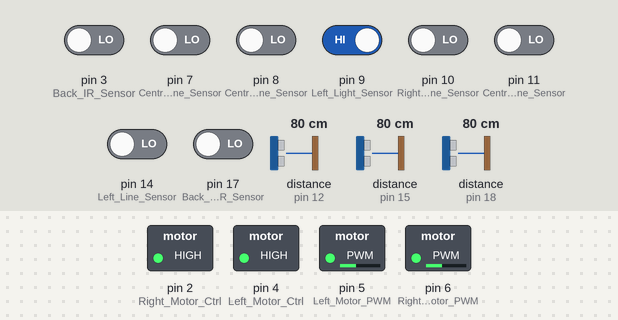
A sketch run on a simulated Arduino Uno, built with avr-gcc and run on an emulated ATmega328P. Parts: switched loads named in the sketch (green lamp = pin HIGH). The test bench sets the inputs (shaded band); at power-on: pin 9 (Left_Light_Sensor) HIGH, pin 3 (Back_IR_Sensor), pin 7 (Central_Line_Sensor), pin 8 (Central_Right_Line_Sensor), pin 10 (Right_Line_Sensor), pin 11 (Central_Left_Line_Sensor), pin 14 (Left_Line_Sensor), pin 17 (Back_Right_IR_Sensor) LOW, distance to the obstacle (sensors on pin 15, pin 12, pin 18) 80 cm. Random numbers use the default seed unless the sketch sets one.

Above: at 1.28 s.
1.3 s: distance to the obstacle (sensor on pin 15) set to 22 cm
5.2 s: distance to the obstacle (sensor on pin 15) set to 19 cm
At 9.0 s:
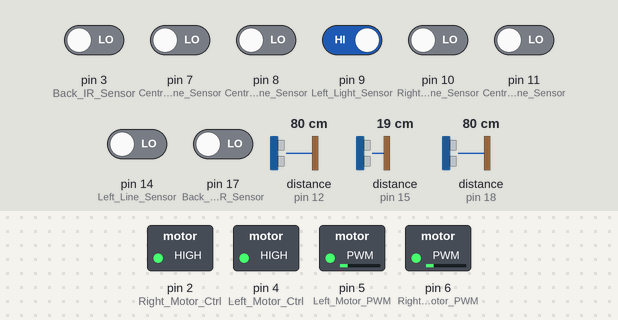
9.1 s: pin 7 (Central_Line_Sensor) driven HIGH
At 11.69 s:
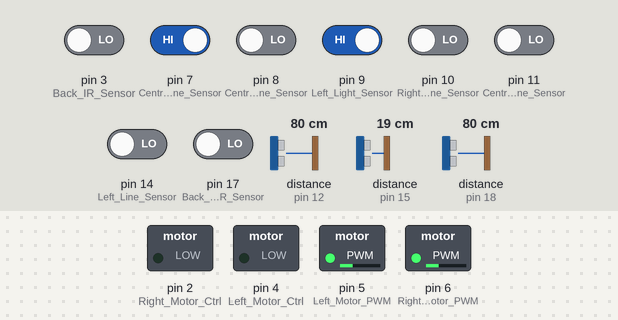
13.0 s: pin 9 (Left_Light_Sensor) driven LOW
14.5 s: pin 10 (Right_Line_Sensor) driven HIGH
At 15.0 s:
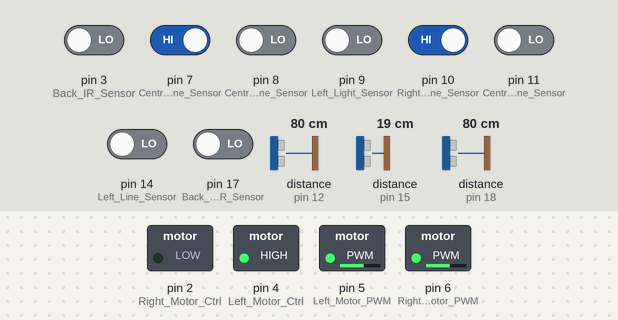
16.0 s: pin 9 (Left_Light_Sensor) driven HIGH
At 18.8 s:
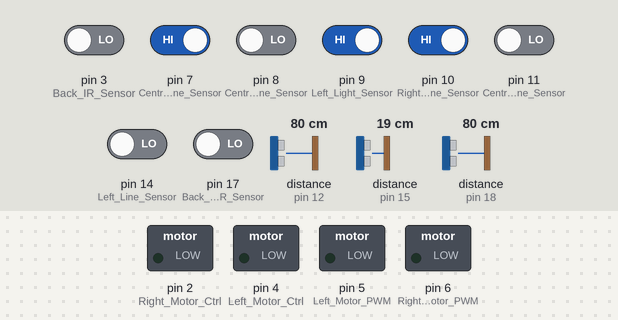
Timing chart, 0 to 20.9 s (numbered marks = the images above; inputs shaded):
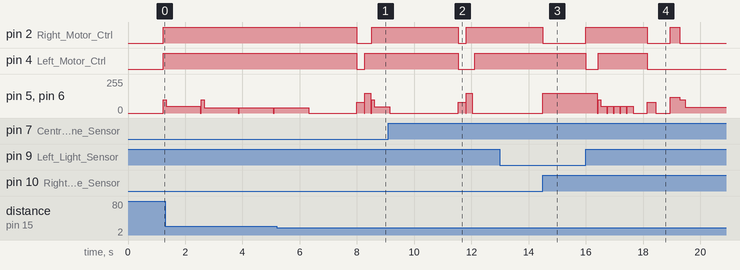

The sketch:

Main.ino
```cpp
/*
Yang Xu 500890631
Ruoling Yu 500976267
Xinyu Ma 500943173
*/

// 350 ms for ~90 degrees with speed 200, new batt
#define Battery_Ratio 1
#define Safety_Distance 40
#define Minimum_Distance 20
#define Default_Speed 50
#define Slow_Speed 40
#define Default_Turning_Speed 150

int Base_Speed = Default_Speed;
long Timer1, Timer2, Timer3;

int Lane = 1; // 0: inner, default; 1: outter; -1: exit line following
int Mode = 0; // 0: line-following, default; 1: follow the light; 2: parking; 3: done parking
int Central, Central_Left, Central_Right, Outer_Left, Outer_Right, Front_Distance, Left_Distance, Right_Distance, Back_Collision, Back_Right_Collision, Left_Light, Right_Light;

// motor control and pwn pins
#define Left_Motor_Ctrl 4
#define Left_Motor_PWM 5
#define Right_Motor_Ctrl 2
#define Right_Motor_PWM 6

// IR sensor
#define Back_IR_Sensor 3
#define Back_Right_IR_Sensor 17 // A3

// line tracking
#define Central_Line_Sensor 7
#define Central_Left_Line_Sensor 11
#define Central_Right_Line_Sensor 8
#define Left_Line_Sensor 14 // A0
#define Right_Line_Sensor 10

// ultrasonic sensor
#include "SR04.h"
#define Central_Ultrasonic_Receive 15 // A1
#define Central_Ultrasonic_Send 16 // A2
#define Left_Ultrasonic_Receive 12
#define Left_Ultrasonic_Send 13
#define Right_Ultrasonic_Receive 18 // A4
#define Right_Ultrasonic_Send 19 // A5
SR04 central_sr04 = SR04(Central_Ultrasonic_Send, Central_Ultrasonic_Receive);
SR04 left_sr04 = SR04(Left_Ultrasonic_Send, Left_Ultrasonic_Receive);
SR04 right_sr04 = SR04(Right_Ultrasonic_Send, Right_Ultrasonic_Receive);


// light sensor
#define Left_Light_Sensor 9

// servo
//#include <Servo.h>
//#define Servo_Pin 9
//Servo servo;


void setup()
{
  // initialize serial communication
  Serial.begin(1200);

  // motors
  pinMode(Left_Motor_Ctrl, OUTPUT);
  pinMode(Left_Motor_PWM, OUTPUT);
  pinMode(Right_Motor_Ctrl, OUTPUT);
  pinMode(Right_Motor_PWM, OUTPUT);

  // IR sensor
  pinMode(Back_IR_Sensor, INPUT);
  pinMode(Back_Right_IR_Sensor, INPUT);

  // line tracking sensor
  pinMode(Central_Left_Line_Sensor, INPUT);
  pinMode(Central_Line_Sensor, INPUT);
  pinMode(Central_Right_Line_Sensor, INPUT);
  pinMode(Left_Line_Sensor, INPUT);
  pinMode(Right_Line_Sensor, INPUT);

  // light sensor
  pinMode(Left_Light_Sensor, INPUT);

  // servo
  //servo_init();

  // Debug
  //set_mode(2);
}


void loop()
{
  if (Mode == 0) lane_following();
  else if (Mode == 1) pre_parking();
  else if (Mode == 2) parking();
  else exit(0);

}

void set_mode(int mode) { Mode = mode; }
```

Line_Tracking.ino
```cpp
void lane_following()
{
    Timer1 = millis();
    Timer2 = millis();
    //Timer3 = millis();
    int stop_count = 0;

    while (Mode == 0)
    {
      // Light detection
      light_detect();
      if (Mode != 0) { stop_movement(); return ; }

      // Obj detection
      if ((millis() - Timer1) >= 1200)
      {
        stop_movement();
        adjust_speed();
        move_front(Base_Speed, false);
        Timer1 = millis();
      }

      // Switch Lane
      if ((millis() - Timer2) >= 800)
      {
        // Switch lane
        if (Base_Speed == 0)
        {
          if (stop_count < 2) stop_count ++;
          else
          {
            switch_lane();
            stop_count = 0;
          }
        }
        else stop_count = 0; // reset stop counter

        Timer2 = millis();
      }

      // Line Following
      line_following();
    }
}

void line_following()
{
  line_update_signal();

  if (Central == 1) { move_front(Base_Speed, false); }
  else if(Central_Left == 1 && Central_Right == 0)
  {
    left_turn(Default_Turning_Speed, 0);
  }
  else if(Central_Left == 0 && Central_Right == 1)
  {
    right_turn(Default_Turning_Speed, 0);
  }
  else if (Outer_Left == 1 && Outer_Right == 0)
  {
    left_turn(Default_Turning_Speed, 0);
  }
  else if (Outer_Left == 0 && Outer_Right == 1)
  {
    right_turn(Default_Turning_Speed, 0);
  }
}

#define switch_lane_ratio 0
void switch_lane()
{
   bool flag = false;

   move_back(80, 250, false);

   while (true)
   {
    if (Lane == 0)
    {
      // use left ultra sonic sensor
      left_ultra_sonic_update_distance();

      if (Left_Distance > Minimum_Distance)
      {
        turn(0, 200 + 50 * switch_lane_ratio, -1);
        left_ultra_sonic_update_distance();
        if (Left_Distance > Minimum_Distance)
        {
          flag = true;
          Lane = 1;
        }
      }
    }
    else
    {
      // use right ultra sonic sensor
      right_ultra_sonic_update_distance();

      if (Right_Distance > Minimum_Distance)
      {
        turn(1, 200 + 50 * switch_lane_ratio, -1);
        right_ultra_sonic_update_distance();
        if (Right_Distance > Minimum_Distance)
        {
          flag = true;
          Lane = 0;
        }
      }
    }

    while (flag)
    {
      bottom_update_signal();

      if (Central == 1 || Central_Right == 1 || Central_Right == 1)
      {
        delay(50);
        stop_movement();
        return;
      }
      else move_front(47, false);
    }
  }
}
```

Movement.ino
```cpp
int old_forward_speed = -1, old_backward_speed = -1;

void stop_movement()
{
  analogWrite(Left_Motor_PWM, 0);
  analogWrite(Right_Motor_PWM, 0);
}

void move_front(int speed, bool boost)  // @speed: 80 < x < 255
{
  digitalWrite(Left_Motor_Ctrl, HIGH);
  digitalWrite(Right_Motor_Ctrl, HIGH);

  // check if need a start boost
  if ( (speed < 80 && speed != old_forward_speed && speed != 0) || boost )
  {
    analogWrite(Left_Motor_PWM, 100);
    analogWrite(Right_Motor_PWM, 100);
    delay(100);
  }

  // set to proper speed
  analogWrite(Left_Motor_PWM, speed);
  analogWrite(Right_Motor_PWM, speed);
  old_forward_speed = speed;
}

void move_back(int speed, int time, bool boost)
{
  digitalWrite(Left_Motor_Ctrl, LOW);
  digitalWrite(Right_Motor_Ctrl, LOW);

  if ( (speed < 80 && speed != old_backward_speed && speed != 0) || boost )
  {
    analogWrite(Left_Motor_PWM, 100);
    analogWrite(Right_Motor_PWM, 100);
    delay(200);
  }

  analogWrite(Left_Motor_PWM, speed);
  analogWrite(Right_Motor_PWM, speed);

  if (time != 0) { delay(time); stop_movement(); }
  old_backward_speed = speed;
}

void left_turn(int speed, int time)   // @params: speed: 80 < x < 255; time: x ms
{
  digitalWrite(Left_Motor_Ctrl, LOW);
  digitalWrite(Right_Motor_Ctrl, HIGH);
  analogWrite(Left_Motor_PWM, speed);
  analogWrite(Right_Motor_PWM, speed);
  if (time != 0) { delay(time); stop_movement(); }
}

void left_forward(int speed, int time)
{
  digitalWrite(Left_Motor_Ctrl, HIGH);
  digitalWrite(Right_Motor_Ctrl, HIGH);
  analogWrite(Left_Motor_PWM, 0);
  analogWrite(Right_Motor_PWM, speed);
  if (time != 0) { delay(time); stop_movement(); }
}

void right_turn(int speed, int time)
{
  digitalWrite(Left_Motor_Ctrl, HIGH);
  digitalWrite(Right_Motor_Ctrl, LOW);
  analogWrite(Left_Motor_PWM, speed);
  analogWrite(Right_Motor_PWM, speed);
  if (time != 0) { delay(time); stop_movement(); }
}

void right_forward(int speed, int time)
{
  digitalWrite(Left_Motor_Ctrl, HIGH);
  digitalWrite(Right_Motor_Ctrl, HIGH);
  analogWrite(Left_Motor_PWM, speed);
  analogWrite(Right_Motor_PWM, 0);
  if (time != 0) { delay(time); stop_movement(); }
}

void turn(int direction, int time, int speed)
{
  int turning_direction, turning_time, turning_speed;

  if (direction != -1)  { turning_direction = direction; }
  else                  { turning_direction = random(2); }
  if (time != -1)       { turning_time = time; }
  else                  { turning_time = random(175, 525); }
  if (speed == -1)       { turning_speed = Default_Turning_Speed; }
  else                  { turning_speed = speed; }

  if (! turning_direction)  { left_turn(turning_speed, turning_time); }
  else                      { right_turn(turning_speed, turning_time); }
}

void u_turn()
{
  turn(1, 1500, Default_Turning_Speed);
}
```

Parking.ino
```cpp
#define parking_space_distance 25
void parking()
{
  bool flag = false;  // potential space found
  bool found_space = false;
  int count = 0;

  //servo_to_angle(15);

  while (Mode == 2 && !found_space)
  {
    // to avoid the case where small space between cars was identified as a parking space
    // we use counter -> when it reaches 2, it will be id as a parkingspace
    right_ultra_sonic_update_distance();
    if (Right_Distance >= parking_space_distance && !flag)
    {
      if (count < 4) count ++;
      else flag = true;
    }

    // move front a bit
    move_front(45 + 5 * Battery_Ratio, false);
    delay(150 + 50 * Battery_Ratio);
    stop_movement();

    if (flag)
    {
      front_update_signal();
      if (Right_Distance <= parking_space_distance || Outer_Left == 1 || Outer_Right == 1)
      {
        stop_movement();
        found_space = true;

        if (Right_Distance <= parking_space_distance ) parking_process1(1);
        else if (Outer_Left == 1 || Outer_Right == 1) parking_process1(2);
      }
    }
  }
}


#define parking_process12_ratio 0
// go forward / backward a bit, left turn 45 degree
void parking_process1(int mode)
{
  delay(500);// 方便观察

  if (mode == 1)  // go forward a bit
  {
    //move_front(50 + 5 * Battery_Ratio, true);
    //delay(200 + 100 * Battery_Ratio);
    //stop_movement();
  }
  else move_back(80, 300 + 50 * parking_process12_ratio, false); // backward a bit

  delay(500); // 方便观察

  turn(0, 325 + 25 * parking_process12_ratio, 120);
  parking_process2(mode);
}


// go backward until detect obj behind
void parking_process2(int mode)
{
  bool exit1 = false, exit2 = false;

  // backward -> into the space
  while (!exit1)
  {
    back_update_signal();

    if (Back_Collision == 1 || Back_Right_Collision == 1) { stop_movement(); exit1 = true; }
    else { move_back(40 + 5 * Battery_Ratio, 0, false); }
  }

  // 回正
  turn(1, 275 + 25 * parking_process12_ratio, 120);
  //servo_to_angle(90);

  // forward -> to central of the space
  while (!exit2)
  {
    if (mode == 1) // ultra sonic + IR
    {
      front_ultra_sonic_update_distance();
      front_update_signal();

      if (Front_Distance >= 10 + 2 * Battery_Ratio && Outer_Left == 0 && Outer_Right == 0)
      {
         move_front(45 + 5 * Battery_Ratio - 1, false);
         delay(100 + 25 * Battery_Ratio);
         stop_movement();
      }
      else
      {
        if (Outer_Left == 1 || Outer_Right == 1) move_back(80, 250 + 25 * Battery_Ratio, false);
        else  stop_movement();
        exit2 = true;
      }
    }
    else  // IR only
    {
       front_update_signal();

       if (Outer_Left == 0 && Outer_Right == 0)
       {
          move_front(45 + 5 * Battery_Ratio - 1, false);
       }
      else
      {
        move_back(80, 300 + 50 * Battery_Ratio, false);
        exit2 = true;
      }
    }
  }

  Mode = 3;
}
```

Recognize_Light.ino
```cpp
bool light_flag = false;
void light_detect()
{
  light_update_signal();

  if (Left_Light == 0 && !light_flag)
  {
    light_flag = true;
    Timer3 = millis();
  }
  else if (Left_Light == 1)
  {
    light_flag = false;
  }
  if (light_flag)
  {
    if (millis() - Timer3 >= 200)
    {
      // 即将切换模式前转到外道，配合pre-parking
      if (Lane == 0)
      {
        switch_lane();
      }

      Mode = 1;
    }
  }
}

#define pre_parking_ratio 0
void pre_parking()
{
  bool exit1 = false;

  while (!exit1)
  {
    // Line Following
    line_update_signal();
    light_update_signal();

    if (Outer_Right == 1)
    {
      if (Left_Light == 1)
      {
        exit1 = true;
        break;
      }
      else
      {
        right_turn(Default_Turning_Speed, 0);
      }
    }  // exit case
    // simple line following below
    else if (Central == 1) { move_front(Base_Speed, false); }
    else
    {
       if (Outer_Left == 1 || Central_Left == 1) left_turn(Default_Turning_Speed, 0);
       else if (Central_Right == 1) right_turn(Default_Turning_Speed, 0);
    }
  }

  stop_movement();

  //move_front(55, false);
  //delay(50);
  //move_back(55, 150 + 50 * pre_parking_ratio ,false);
  turn(0,400 + 50 * pre_parking_ratio, 150);
  Mode = 2;
}

/*
void pre_parking_old()
{
  bool flag1 = false, flag2 = false;

  //Serial.print("preparking\n");
  //Serial.print(flag1);
  //Serial.print(flag2);
  //Serial.print("\n");

  while (Mode == 1)
  {
    if (flag1 && !flag2)
    {
       //Serial.print("first if\n");
      if ((millis() - Timer1) >= 2000)
      {
        //Serial.print("u turn\n");
        u_turn();
        delay(1000);
        flag2 = true;
      }
    }

     //必定在内道 -> detect_light() 退出前切换了
     右转弯后延迟2秒，U turn；在想要左转时放弃，直行进入停车位

    // altered line_following()
    line_update_signal();

    if (Central == 1) { move_front(Base_Speed, false); }
    if (Outer_Left == 1 && Outer_Right == 0)
    {
      if (!flag2) left_turn(Default_Turning_Speed, 0);
      else
      {
        //Serial.print("flag2 act\n");
        move_front(60, false);
        delay(1000);
        stop_movement();
        exit(0);
        //Mode = 2;
        //return ;
      }
    }
    else if (Outer_Left == 0 && Outer_Right == 1)
    {
      //Serial.print("right turn\n");
      right_turn(Default_Turning_Speed, 0);

      if (!flag1)
      {
        Timer1 = millis(); flag1 = true;
        Serial.print("ouuter right\n");
      }
    }
    else if (Central_Left == 1 && Central_Right == 0)
    {
      left_turn(Default_Turning_Speed, 0);
    }
    else if (Central_Left == 0 && Central_Right == 1)
    {
      right_turn(Default_Turning_Speed, 0);
    }

  }
}
*/
```

Utility.ino
```cpp
// Motor
void adjust_speed() // based on distance obtained by front ultra sonic
{
  front_ultra_sonic_update_distance();

  if (Front_Distance <= Safety_Distance)
  {
    if (Front_Distance > Minimum_Distance)  // slow speed
    {
      Base_Speed = Slow_Speed;
      //Serial.print("Slow Down\n");
    }
    else                                      // stop
    {
      Base_Speed = 0;
      //Serial.print("Stop\n");
    }
  }
  else if (Front_Distance <= 1000)          // normal speed
  {
    Base_Speed = Default_Speed;
    //Serial.print("Normal\n");
  }
}

/*
// Servo
void servo_init()
{
  servo.attach(Servo_Pin);
  Serial.print(servo.attached());
  servo_to_angle(45);
  servo_to_angle(135);
  servo_to_angle(90);
}

void servo_to_angle(int angle)  // params: angle: 0 < x < 180; 0 = left side
{
  servo.write(angle);
  delay(500);
}
*/


// Ultra Sonic
void front_ultra_sonic_update_distance()  // if distance > 1180 -> either to far OR too close(~0)
{
  Front_Distance = central_sr04.Distance();
}

void left_ultra_sonic_update_distance()  // if distance > 1180 -> either to far OR too close(~0)
{
  Left_Distance = left_sr04.Distance();
}

void right_ultra_sonic_update_distance()  // if distance > 1180 -> either to far OR too close(~0)
{
  Right_Distance = right_sr04.Distance();
}


// IR Sensor
void line_update_signal()
{
  Central       = digitalRead(Central_Line_Sensor);
  Central_Left  = digitalRead(Central_Left_Line_Sensor);
  Central_Right = digitalRead(Central_Right_Line_Sensor);
  Outer_Left    = digitalRead(Left_Line_Sensor);
  Outer_Right   = digitalRead(Right_Line_Sensor);
}

void bottom_update_signal()
{
  Central       = digitalRead(Central_Line_Sensor);
  Central_Left  = digitalRead(Central_Left_Line_Sensor);
  Central_Right = digitalRead(Central_Right_Line_Sensor);
}

void back_update_signal()
{
  Back_Collision = digitalRead(Back_IR_Sensor);
  Back_Right_Collision = digitalRead(Back_Right_IR_Sensor);
}

void front_update_signal()
{
  Outer_Left    = digitalRead(Left_Line_Sensor);
  Outer_Right   = digitalRead(Right_Line_Sensor);
}

// Light Sensor
void light_update_signal()
{
  Left_Light = digitalRead(Left_Light_Sensor);
  //Right_Light = digitalRead(Right_Light_Sensor);
}
```

Measured:
- the behaviour switches between 21 and 20 cm on distance to the obstacle (sensor on pin 15) (found by bisection; images 0 and 1)
- after the input at 5.2 s, pin 2 (Right_Motor_Ctrl): HIGH → LOW after 2.8 s, → HIGH 0.51 s later; pin 4 (Left_Motor_Ctrl): HIGH → LOW after 2.8 s, → HIGH 0.28 s later
- after the input at 9.1 s, pin 2 (Right_Motor_Ctrl): HIGH → LOW after 2.4 s, → HIGH 0.28 s later; pin 4 (Left_Motor_Ctrl): HIGH → LOW after 2.4 s, → HIGH 0.56 s later; pin 5 (Left_Motor_PWM), pin 6 (Right_Motor_PWM): 47/255 → 0/255 after 0.05 s, → 80/255 2.4 s later, → 150/255 0.25 s later, → 0/255 0.23 s later
- after the input at 13.0 s, every drawn part: stays the same
- after the input at 14.5 s, pin 2 (Right_Motor_Ctrl): HIGH → LOW at once; pin 5 (Left_Motor_PWM), pin 6 (Right_Motor_PWM): 0/255 → 150/255 at once
- after the input at 16.0 s, pin 2 (Right_Motor_Ctrl): LOW → HIGH at once, → LOW 2.2 s later, → HIGH 0.80 s later, → LOW 0.33 s later; pin 4 (Left_Motor_Ctrl): HIGH → LOW at once, → HIGH 0.43 s later, → LOW 1.7 s later
